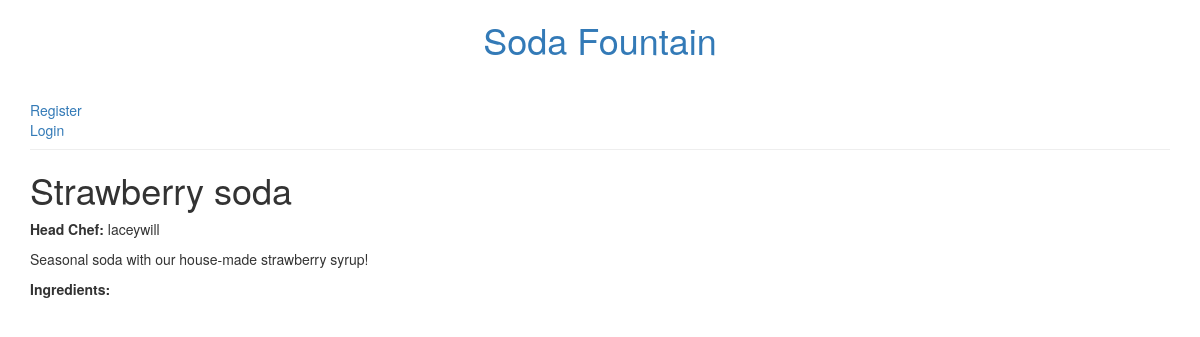
Page /menu/item/2/ on the committed database.
### menu/models.py (models this page shows, shortened)
class Item(models.Model):
    name = models.CharField(max_length=200)
    description = models.TextField()
    chef = models.ForeignKey('auth.User', on_delete=models.CASCADE)
    created_date = models.DateField(
            default=timezone.now)
    standard = models.BooleanField(default=False)
    ingredients = models.ManyToManyField('Ingredient')

### menu/views.py (the view)
# urls.py: path('item/<pk>/', views.item_detail, name='item_detail'),
def item_detail(request, pk):
    try:
        item = models.Item.objects.prefetch_related(
            'ingredients'
        ).get(pk=pk)
    except models.Item.DoesNotExist:
        raise Http404
    return render(request,
                  'menu/item_detail.html',
                  {'item': item})

### menu/templates/menu/item_detail.html (shortened to what this page needs)
{% extends 'layout.html' %}
{% block content %}
  <div class="post">
      <h1>{{ item.name }}</h1>
      <p><strong>Head Chef:</strong> {{ item.chef }}</p>
      <p>{{ item.description }}</p>
      <p><strong>Ingredients: </strong>{{ item.ingredients.all|join:", " }}</p>
  </div>
{% endblock %}

### rows in the picture
Item: name "Strawberry soda", chef "laceywill", description "Seasonal soda with our house-made strawberry syrup!"
